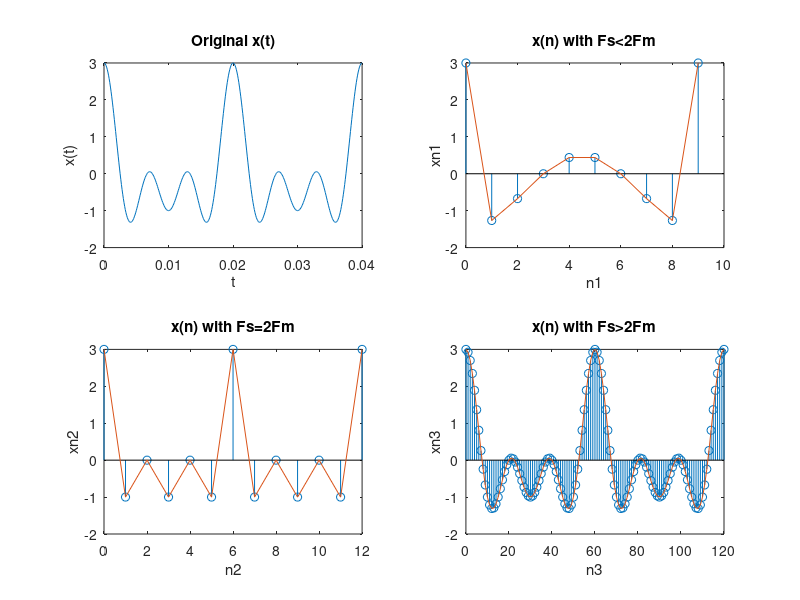

MATLAB code to generate this figure:
%% Expriment No: 3

clc
clear all
close all

%% Q1. Write MATLAB to sample the CT signal, x(t)=cos(2*pi*50t)+cos(2*pi*100t)+cos(2*pi*150t) for Fs<2Fm, Fs=2Fm and Fs>2Fm. Plot the original CT signal and sampled signal for all cases in same figure.

tf=0.04;
t=0:0.0001:tf;
x=cos(2*pi*50*t)+cos(2*pi*100*t)+cos(2*pi*150*t);
figure
subplot(2,2,1)
plot(t,x)
title('Original x(t)')
xlabel('t')
ylabel('x(t)')

% Case1
Fs1=225;
n1=0:(tf*Fs1);
xn1=cos(2*pi*50*(n1/Fs1))+cos(2*pi*100*(n1/Fs1))+cos(2*pi*150*(n1/Fs1));
subplot(2,2,2)
stem(n1, xn1)
hold on
plot(n1, xn1)
title('x(n) with Fs<2Fm')
xlabel('n1')
ylabel('xn1')

% Case2
Fs2=300;
n2=0:(tf*Fs2);
xn2=cos(2*pi*50*(n2/Fs2))+cos(2*pi*100*(n2/Fs2))+cos(2*pi*150*(n2/Fs2));
subplot(2,2,3)
stem(n2, xn2)
hold on
plot(n2, xn2)
title('x(n) with Fs=2Fm')
xlabel('n2')
ylabel('xn2')

% Case3
Fs3=3000;
n3=0:(tf*Fs3);
xn3=cos(2*pi*50*(n3/Fs3))+cos(2*pi*100*(n3/Fs3))+cos(2*pi*150*(n3/Fs3));
subplot(2,2,4)
stem(n3, xn3)
hold on
plot(n3, xn3)
title('x(n) with Fs>2Fm')
xlabel('n3')
ylabel('xn3')

%% Observation

%{
    In this experiment, we observed that as we increases the value of Fs,
    the possibility of aliasing occurs. As we see that the value becomes
    Fs>2Fm, the aliasing occurs and we don't get proper output.
%}
